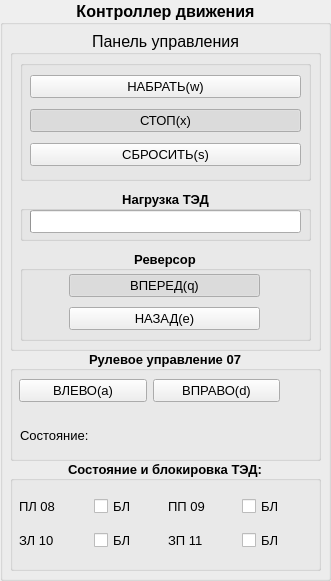
   <widget class="QGroupBox" name="groupBoxDrive">
    <property name="geometry">
     <rect>
      <x>20</x>
      <y>50</y>
      <width>331</width>
      <height>581</height>
     </rect>
    </property>
    <property name="font">
     <font>
      <family>Arial</family>
      <pointsize>12</pointsize>
      <weight>75</weight>
      <bold>true</bold>
     </font>
    </property>
    <property name="title">
     <string>Контроллер движения</string>
    </property>
    <property name="alignment">
     <set>Qt::AlignCenter</set>
    </property>
    <widget class="QGroupBox" name="groupBoxControlDrive">
     <property name="geometry">
      <rect>
       <x>10</x>
       <y>30</y>
       <width>311</width>
       <height>321</height>
      </rect>
     </property>
     <property name="font">
      <font>
       <family>Arial</family>
       <pointsize>12</pointsize>
       <weight>50</weight>
       <bold>false</bold>
      </font>
     </property>
     <property name="title">
      <string>Панель управления</string>
     </property>
     <property name="alignment">
      <set>Qt::AlignCenter</set>
     </property>
     <widget class="QGroupBox" name="groupBoxControlReverser">
      <property name="geometry">
       <rect>
        <x>10</x>
        <y>220</y>
        <width>291</width>
        <height>91</height>
       </rect>
      </property>
      <property name="font">
       <font>
        <family>Arial</family>
        <pointsize>10</pointsize>
        <weight>75</weight>
        <bold>true</bold>
       </font>
      </property>
      <property name="title">
       <string>Реверсор</string>
      </property>
      <property name="alignment">
       <set>Qt::AlignCenter</set>
      </property>
      <widget class="QWidget" name="verticalLayoutWidget_10">
       <property name="geometry">
        <rect>
         <x>49</x>
         <y>20</y>
         <width>191</width>
         <height>65</height>
        </rect>
       </property>
       <layout class="QVBoxLayout" name="verticalLayout_11">
        <item>
         <widget class="QPushButton" name="pushButtonReverserUp">
          <property name="minimumSize">
           <size>
            <width>0</width>
            <height>0</height>
           </size>
          </property>
          <property name="font">
           <font>
            <family>Arial</family>
            <pointsize>10</pointsize>
            <weight>50</weight>
            <bold>false</bold>
           </font>
          </property>
          <property name="inputMethodHints">
           <set>Qt::ImhNone</set>
          </property>
          <property name="text">
           <string>ВПЕРЕД(q)</string>
          </property>
          <property name="checkable">
           <bool>true</bool>
          </property>
          <property name="checked">
           <bool>true</bool>
          </property>
         </widget>
        </item>
        <item>
         <widget class="QPushButton" name="pushButtonReverserDown">
          <property name="font">
           <font>
            <family>Arial</family>
            <pointsize>10</pointsize>
            <weight>50</weight>
            <bold>false</bold>
           </font>
          </property>
          <property name="text">
           <string>НАЗАД(e)</string>
          </property>
          <property name="checkable">
           <bool>true</bool>
          </property>
         </widget>
        </item>
       </layout>
      </widget>
     </widget>
     <widget class="QGroupBox" name="groupBoxControlLoad">
      <property name="geometry">
       <rect>
        <x>10</x>
        <y>160</y>
        <width>291</width>
        <height>51</height>
       </rect>
      </property>
      <property name="font">
       <font>
        <family>Arial</family>
        <pointsize>10</pointsize>
        <weight>75</weight>
        <bold>true</bold>
       </font>
      </property>
      <property name="title">
       <string>Нагрузка ТЭД</string>
      </property>
      <property name="alignment">
       <set>Qt::AlignCenter</set>
      </property>
      <widget class="QProgressBar" name="progressBarLoad">
       <property name="geometry">
        <rect>
         <x>10</x>
         <y>20</y>
         <width>271</width>
         <height>23</height>
        </rect>
       </property>
       <property name="font">
        <font>
         <family>Arial</family>
         <pointsize>10</pointsize>
         <weight>50</weight>
         <bold>false</bold>
        </font>
       </property>
       <property name="maximum">
        <number>255</number>
       </property>
       <property name="value">
        <number>0</number>
       </property>
       <property name="textVisible">
        <bool>false</bool>
       </property>
      </widget>
     </widget>
     <widget class="QGroupBox" name="groupBoxControlDrive_2">
      <property name="geometry">
       <rect>
        <x>10</x>
        <y>30</y>
        <width>291</width>
        <height>121</height>
       </rect>
      </property>
      <property name="title">
       <string/>
      </property>
      <widget class="QWidget" name="verticalLayoutWidget_7">
       <property name="geometry">
        <rect>
         <x>10</x>
         <y>10</y>
         <width>271</width>
         <height>102</height>
        </rect>
       </property>
       <layout class="QVBoxLayout" name="verticalLayout_8">
        <item>
         <widget class="QPushButton" name="pushButtonPositionSet">
          <property name="minimumSize">
           <size>
            <width>0</width>
            <height>0</height>
           </size>
          </property>
          <property name="font">
           <font>
            <family>Arial</family>
            <pointsize>10</pointsize>
            <weight>50</weight>
            <bold>false</bold>
           </font>
          </property>
          <property name="inputMethodHints">
           <set>Qt::ImhNone</set>
          </property>
          <property name="text">
           <string>НАБРАТЬ(w)</string>
          </property>
          <property name="checkable">
           <bool>true</bool>
          </property>
          <property name="checked">
           <bool>false</bool>
          </property>
         </widget>
        </item>
        <item>
         <layout class="QHBoxLayout" name="horizontalLayout_9">
          <item>
           <widget class="QPushButton" name="pushButtonDriveStop">
            <property name="font">
             <font>
              <family>Arial</family>
              <pointsize>10</pointsize>
              <weight>50</weight>
              <bold>false</bold>
             </font>
            </property>
            <property name="text">
             <string>СТОП(x)</string>
            </property>
            <property name="checkable">
             <bool>true</bool>
            </property>
            <property name="checked">
             <bool>true</bool>
            </property>
           </widget>
          </item>
         </layout>
        </item>
        <item>
         <widget class="QPushButton" name="pushButtonPositionReset">
          <property name="font">
           <font>
            <family>Arial</family>
            <pointsize>10</pointsize>
            <weight>50</weight>
            <bold>false</bold>
           </font>
          </property>
          <property name="text">
           <string>СБРОСИТЬ(s)</string>
          </property>
          <property name="checkable">
           <bool>true</bool>
          </property>
         </widget>
        </item>
       </layout>
      </widget>
     </widget>
    </widget>
    <widget class="QGroupBox" name="groupBoxStateMotors">
     <property name="geometry">
      <rect>
       <x>10</x>
       <y>460</y>
       <width>311</width>
       <height>111</height>
      </rect>
     </property>
     <property name="font">
      <font>
       <family>Arial</family>
       <pointsize>10</pointsize>
       <weight>75</weight>
       <bold>true</bold>
      </font>
     </property>
     <property name="title">
      <string>Состояние и блокировка ТЭД:</string>
     </property>
     <property name="alignment">
      <set>Qt::AlignCenter</set>
     </property>
     <widget class="QWidget" name="verticalLayoutWidget_8">
      <property name="geometry">
       <rect>
        <x>9</x>
        <y>29</y>
        <width>291</width>
        <height>71</height>
       </rect>
      </property>
      <layout class="QVBoxLayout" name="verticalLayout_9">
       <item>
        <layout class="QHBoxLayout" name="horizontalLayout_8">
         <item>
          <layout class="QHBoxLayout" name="horizontalLayout_12">
           <item>
            <widget class="QLabel" name="label_13">
             <property name="font">
              <font>
               <family>Arial</family>
               <pointsize>10</pointsize>
               <weight>50</weight>
               <italic>false</italic>
               <bold>false</bold>
              </font>
             </property>
             <property name="text">
              <string>ПЛ 08</string>
             </property>
             <property name="textFormat">
              <enum>Qt::AutoText</enum>
             </property>
             <property name="margin">
              <number>0</number>
             </property>
            </widget>
           </item>
           <item>
            <widget class="QCheckBox" name="checkBoxBlockMotorFrontL">
             <property name="font">
              <font>
               <family>Arial</family>
               <pointsize>10</pointsize>
               <weight>50</weight>
               <bold>false</bold>
              </font>
             </property>
             <property name="text">
              <string>БЛ</string>
             </property>
            </widget>
           </item>
          </layout>
         </item>
         <item>
          <layout class="QHBoxLayout" name="horizontalLayout_13">
           <item>
            <widget class="QLabel" name="label_14">
             <property name="font">
              <font>
               <family>Arial</family>
               <pointsize>10</pointsize>
               <weight>50</weight>
               <italic>false</italic>
               <bold>false</bold>
              </font>
             </property>
             <property name="text">
              <string>ПП 09</string>
             </property>
             <property name="textFormat">
              <enum>Qt::AutoText</enum>
             </property>
             <property name="margin">
              <number>0</number>
             </property>
            </widget>
           </item>
           <item>
            <widget class="QCheckBox" name="checkBoxBlockMotorFrontR">
             <property name="font">
              <font>
               <family>Arial</family>
               <pointsize>10</pointsize>
               <weight>50</weight>
               <bold>false</bold>
              </font>
             </property>
             <property name="text">
              <string>БЛ</string>
             </property>
            </widget>
           </item>
          </layout>
         </item>
        </layout>
       </item>
       <item>
        <layout class="QHBoxLayout" name="horizontalLayout_11">
         <item>
          <layout class="QHBoxLayout" name="horizontalLayout_15">
           <item>
            <widget class="QLabel" name="label_15">
             <property name="font">
              <font>
               <family>Arial</family>
               <pointsize>10</pointsize>
               <weight>50</weight>
               <italic>false</italic>
               <bold>false</bold>
              </font>
             </property>
             <property name="text">
              <string>ЗЛ 10</string>
             </property>
             <property name="textFormat">
              <enum>Qt::AutoText</enum>
             </property>
             <property name="margin">
              <number>0</number>
             </property>
            </widget>
           </item>
           <item>
            <widget class="QCheckBox" name="checkBoxBlockMotorRearL">
             <property name="font">
              <font>
               <family>Arial</family>
               <pointsize>10</pointsize>
               <weight>50</weight>
               <bold>false</bold>
              </font>
             </property>
             <property name="text">
              <string>БЛ</string>
             </property>
            </widget>
           </item>
          </layout>
         </item>
         <item>
          <layout class="QHBoxLayout" name="horizontalLayout_16">
           <item>
            <widget class="QLabel" name="label_16">
             <property name="font">
              <font>
               <family>Arial</family>
               <pointsize>10</pointsize>
               <weight>50</weight>
               <italic>false</italic>
               <bold>false</bold>
              </font>
             </property>
             <property name="text">
              <string>ЗП 11</string>
             </property>
             <property name="textFormat">
              <enum>Qt::AutoText</enum>
             </property>
             <property name="margin">
              <number>0</number>
             </property>
            </widget>
           </item>
           <item>
            <widget class="QCheckBox" name="checkBoxBlockMotorRearR">
             <property name="font">
              <font>
               <family>Arial</family>
               <pointsize>10</pointsize>
               <weight>50</weight>
               <bold>false</bold>
              </font>
             </property>
             <property name="text">
              <string>БЛ</string>
             </property>
            </widget>
           </item>
          </layout>
         </item>
        </layout>
       </item>
      </layout>
     </widget>
    </widget>
    <widget class="QGroupBox" name="groupBoxControlSteering">
     <property name="geometry">
      <rect>
       <x>10</x>
       <y>350</y>
       <width>311</width>
       <height>111</height>
      </rect>
     </property>
     <property name="font">
      <font>
       <family>Arial</family>
       <pointsize>10</pointsize>
       <weight>75</weight>
       <bold>true</bold>
      </font>
     </property>
     <property name="title">
      <string>Рулевое управление 07</string>
     </property>
     <property name="alignment">
      <set>Qt::AlignCenter</set>
     </property>
     <widget class="QWidget" name="horizontalLayoutWidget_15">
      <property name="geometry">
       <rect>
        <x>9</x>
        <y>20</y>
        <width>261</width>
        <height>41</height>
       </rect>
      </property>
      <layout class="QHBoxLayout" name="horizontalLayout_19">
       <item>
        <widget class="QPushButton" name="pushButtonSteeringLeft">
         <property name="font">
          <font>
           <family>Arial</family>
           <pointsize>10</pointsize>
           <weight>50</weight>
           <bold>false</bold>
          </font>
         </property>
         <property name="text">
          <string>ВЛЕВО(a)</string>
         </property>
         <property name="checkable">
          <bool>true</bool>
         </property>
        </widget>
       </item>
       <item>
        <widget class="QPushButton" name="pushButtonSteeringRight">
         <property name="font">
          <font>
           <family>Arial</family>
           <pointsize>10</pointsize>
           <weight>50</weight>
           <bold>false</bold>
          </font>
         </property>
         <property name="text">
          <string>ВПРАВО(d)</string>
         </property>
         <property name="checkable">
          <bool>true</bool>
         </property>
        </widget>
       </item>
      </layout>
     </widget>
     <widget class="QWidget" name="horizontalLayoutWidget_13">
      <property name="geometry">
       <rect>
        <x>10</x>
        <y>70</y>
        <width>171</width>
        <height>31</height>
       </rect>
      </property>
      <layout class="QHBoxLayout" name="horizontalLayout_17">
       <item>
        <widget class="QLabel" name="label_12">
         <property name="font">
          <font>
           <family>Arial</family>
           <pointsize>10</pointsize>
           <weight>50</weight>
           <italic>false</italic>
           <bold>false</bold>
          </font>
         </property>
         <property name="text">
          <string>Состояние:</string>
         </property>
         <property name="textFormat">
          <enum>Qt::AutoText</enum>
         </property>
         <property name="margin">
          <number>0</number>
         </property>
        </widget>
       </item>
      </layout>
     </widget>
    </widget>
   </widget>
